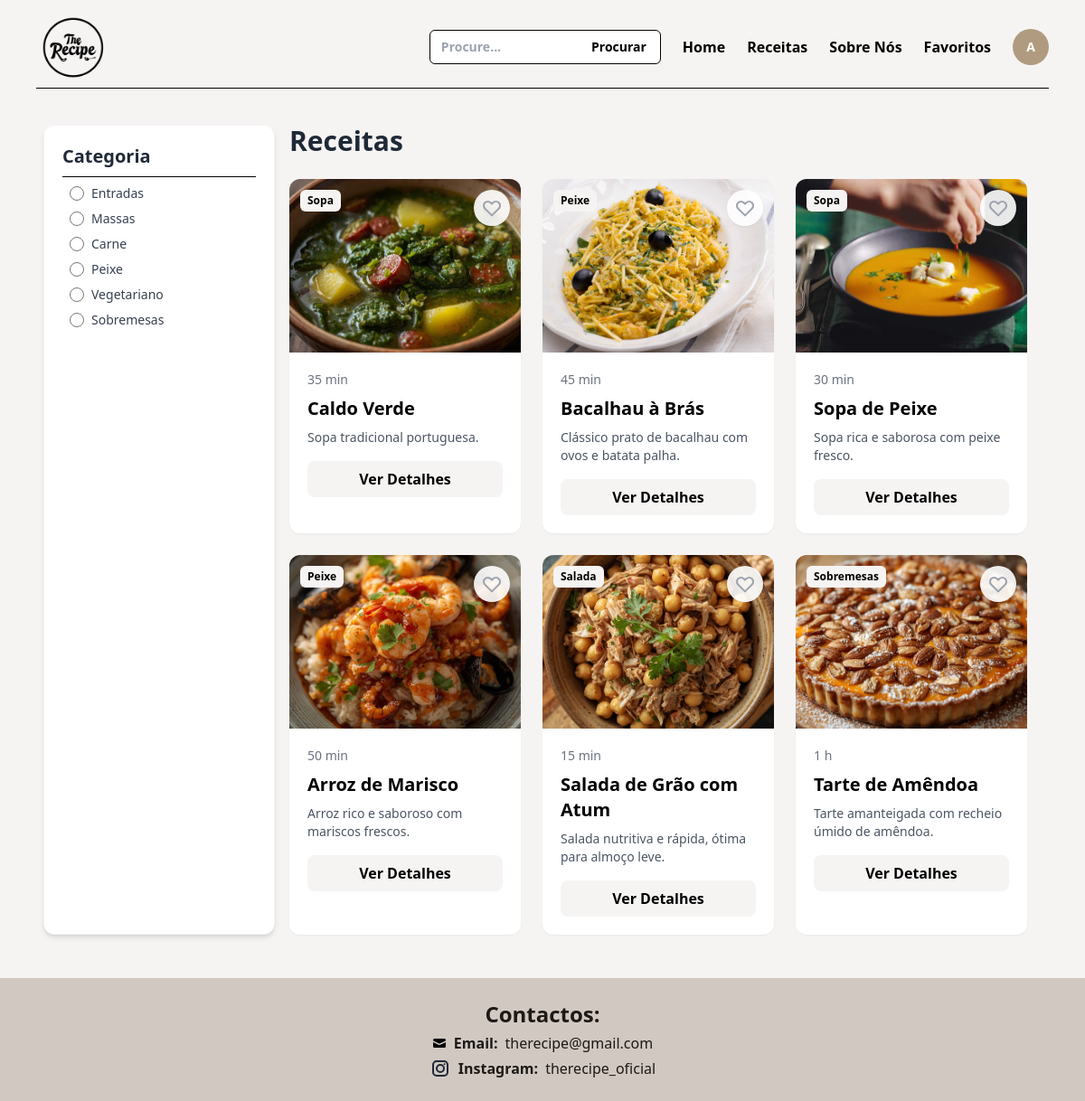
The page /receitas.php (signed in) on the database its author committed.
### tables this page shows
CREATE TABLE IF NOT EXISTS `receitas` (
  `id` int NOT NULL AUTO_INCREMENT,
  `nome` varchar(100) NOT NULL,
  `tempo` varchar(50) DEFAULT NULL,
  `ingredientes` text,
  `preparacao` text,
  `imagem` varchar(128) DEFAULT NULL,
  `categoria` varchar(100) DEFAULT NULL,
  `descricao` text,
  `quantidade` int DEFAULT NULL,
  `orcamento` varchar(50) DEFAULT NULL,
  PRIMARY KEY (`id`)
);

### receitas.php (the view, shortened to what this page needs)
<?php
require('ajax/connection.php');
$busca = $_GET['busca'] ?? '';
?>
<!DOCTYPE html>
<html lang="pt-pt">
<head>
    <script src="https://cdn.tailwindcss.com"></script>
</head>
<body class="bg-[#F6F4F3] min-h-screen flex flex-col">
    <?php require('includes/nav.php'); ?>
    <div class="flex-grow px-12 py-8">
        <div class="flex">
            <div class="hidden md:block lg:w-64 sticky top-4 bg-white p-5 rounded-xl shadow-md border border-gray-100">
                <h2 class="font-bold text-xl text-gray-800">Categoria</h2>
                <div class="border-b border-black my-2"></div>
                <div class="flex items-center m-2">
                    <input type="radio" id="entradas" name="categorias" value="Entradas" class="w-4 h-4 text-green-600 bg-gray-100 border-gray-300 focus:ring-green-500">
                    <label for="entradas" class="mx-2 text-sm font-medium text-gray-700 cursor-pointer">Entradas</label>
                </div>
                <div class="flex items-center m-2">
                    <input type="radio" id="massas" name="categorias" value="Massas" class="w-4 h-4 text-green-600 bg-gray-100 border-gray-300 focus:ring-green-500">
                    <label for="massas" class="mx-2 text-sm font-medium text-gray-700 cursor-pointer">Massas</label>
                </div>
                <div class="flex items-center m-2">
                    <input type="radio" id="carne" name="categorias" value="Carne" class="w-4 h-4 text-green-600 bg-gray-100 border-gray-300 focus:ring-green-500">
                    <label for="carne" class="mx-2 text-sm font-medium text-gray-700 cursor-pointer">Carne</label>
                </div>
                <div class="flex items-center m-2">
                    <input type="radio" id="peixe" name="categorias" value="Peixe" class="w-4 h-4 text-green-600 bg-gray-100 border-gray-300 focus:ring-green-500">
                    <label for="peixe" class="mx-2 text-sm font-medium text-gray-700 cursor-pointer">Peixe</label>
                </div>
                <div class="flex items-center m-2">
                    <input type="radio" id="vegetariano" name="categorias" value="Vegetariano" class="w-4 h-4 text-green-600 bg-gray-100 border-gray-300 focus:ring-green-500">
                    <label for="vegetariano" class="mx-2 text-sm font-medium text-gray-700 cursor-pointer">Vegetariano</label>
                </div>
                <div class="flex items-center m-2">
                    <input type="radio" id="sobremesas" name="categorias" value="Sobremesas" class="w-4 h-4 text-green-600 bg-gray-100 border-gray-300 focus:ring-green-500">
                    <label for="sobremesas" class="mx-2 text-sm font-medium text-gray-700 cursor-pointer">Sobremesas</label>
                </div>
            </div>
            <?php
                if ($busca != '') {
                    $sql = "SELECT * FROM receitas WHERE nome LIKE :busca";
                    $stmt = $dbh->prepare($sql);
                    $stmt->bindValue(':busca', "%$busca%");
                } else {
                    $sql = "SELECT * FROM receitas";
                    $stmt = $dbh->prepare($sql);
                }
                $stmt->execute();
            ?>
            <div class="flex-1 md:px-4">
                <h1 class="text-3xl font-bold mb-6 text-gray-800">Receitas</h1>
                <div class="grid grid-cols-1 sm:grid-cols-2 md:grid-cols-3 gap-6">
                    <?php while($receita = $stmt->fetchObject()):
                        $idReceita = $receita->id;
                        $nome = $receita->nome;
                        $imagem = $receita->imagem;
                        $tempo = $receita->tempo;
                        $categoria = $receita->categoria;
                        $descricao = $receita->descricao;
                        $userId = $_SESSION['user_id'] ?? null;
                        $estaFavorito = false;
                        if ($userId) {
                            $stmtFav = $dbh->prepare("SELECT 1 FROM favoritos WHERE id_utilizador = :uid AND id_receita = :rid");
                            $stmtFav->bindValue(':uid', $userId);
                            $stmtFav->bindValue(':rid', $idReceita);
                            $stmtFav->execute();
                            $estaFavorito = $stmtFav->fetchColumn() ? true : false;
                        }
                    ?>
                    <div class="receita bg-white rounded-xl shadow-sm overflow-hidden relative group"data-categoria="<?= $categoria ?>">
                        <img src="imagem/<?= $imagem ?>" alt="<?= $nome ?>" class="w-full h-48 object-cover group-hover:scale-105 transition-transform duration-300">
                        <?php if ($userId): ?>
                        <button class="favorito-btn absolute top-3 right-3 bg-[#FFFFFF]/90 p-2 rounded-full text-gray-400 hover:text-red-500 hover:bg-[#FFFFFF] transition-colors shadow-sm <?= $estaFavorito ? 'text-red-500' : 'text-gray-400 hover:text-red-500' ?>"
                                data-id="<?= $idReceita ?>">
                            <svg xmlns="http://www.w3.org/2000/svg" class="h-6 w-6" fill="none" viewBox="0 0 24 24" stroke="currentColor">
                                <path stroke-linecap="round" stroke-linejoin="round" stroke-width="2" d="M4.318 6.318a4.5 4.5 0 000 6.364L12 20.364l7.682-7.682a4.5 4.5 0 00-6.364-6.364L12 7.636l-1.318-1.318a4.5 4.5 0 00-6.364 0z"/>
                            </svg>
                        </button>
                        <?php endif; ?>
                        <span class="absolute top-3 left-3 bg-[#F6F4F3] text-black text-xs font-bold px-2 py-1 rounded-md"><?= $categoria ?></span>
                        <div class="p-5">
                            <span class="text-sm text-gray-500 mb-2 block"><?= $tempo ?></span>
                            <h3 class="text-xl font-bold mb-2"><?= $nome ?></h3>
                            <p class="text-gray-600 text-sm line-clamp-2 mb-4"><?= $descricao ?></p>
                            <a href="receita.php?receita=<?= $idReceita ?>" class="block py-2 bg-[#F6F4F3] text-black font-semibold rounded-lg text-center hover:bg-[#B09B80]">Ver Detalhes</a>
                        </div>
                    </div>
                    <?php endwhile; ?>
                </div>
            </div>
        </div>
    </div>
    <?php require('includes/footer.php'); ?>
</body>
</html>

### rows shown on the page
receitas: imagem (picture), categoria "Sopa", tempo "35 min", nome "Caldo Verde", descricao "Sopa tradicional portuguesa."
receitas: imagem (picture), categoria "Peixe", tempo "45 min", nome "Bacalhau à Brás", descricao "Clássico prato de bacalhau com ovos e batata palha."
receitas: imagem (picture), categoria "Sopa", tempo "30 min", nome "Sopa de Peixe", descricao "Sopa rica e saborosa com peixe fresco."
receitas: imagem (picture), categoria "Peixe", tempo "50 min", nome "Arroz de Marisco", descricao "Arroz rico e saboroso com mariscos frescos."
receitas: imagem (picture), categoria "Salada", tempo "15 min", nome "Salada de Grão com Atum", descricao "Salada nutritiva e rápida, ótima para almoço leve."
receitas: imagem (picture), categoria "Sobremesas", tempo "1 h", nome "Tarte de Amêndoa", descricao "Tarte amanteigada com recheio úmido de amêndoa."

### other values the page prints
$_SESSION['iniciais'] "A"
